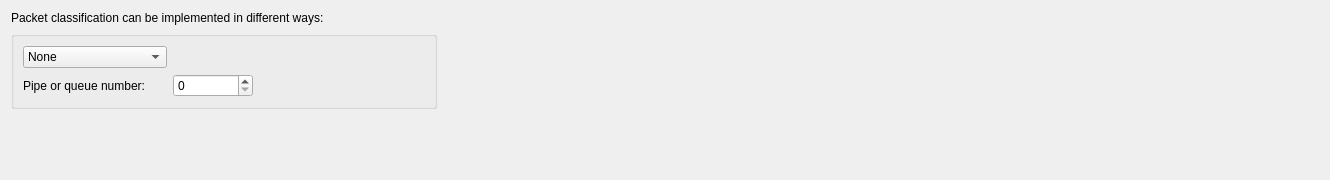
         <widget class="QWidget" name="tab_8">
          <attribute name="title">
           <string>Classify</string>
          </attribute>
          <layout class="QGridLayout" name="gridLayout_19">
           <item row="0" column="0">
            <widget class="QLabel" name="textLabel1_9">
             <property name="text">
              <string>Packet classification can be implemented in different ways:</string>
             </property>
             <property name="alignment">
              <set>Qt::AlignVCenter</set>
             </property>
             <property name="wordWrap">
              <bool>false</bool>
             </property>
            </widget>
           </item>
           <item row="1" column="0">
            <widget class="QGroupBox" name="buttonGroup1">
             <property name="title">
              <string/>
             </property>
             <property name="flat">
              <bool>true</bool>
             </property>
             <layout class="QGridLayout" name="gridLayout_17">
              <item row="0" column="0">
               <widget class="QComboBox" name="ipfw_classify_method">
                <item>
                 <property name="text">
                  <string>None</string>
                 </property>
                </item>
                <item>
                 <property name="text">
                  <string>dummynet(4) 'pipe'</string>
                 </property>
                </item>
                <item>
                 <property name="text">
                  <string>dummynet(4) 'queue'</string>
                 </property>
                </item>
               </widget>
              </item>
              <item row="1" column="0">
               <widget class="QLabel" name="textLabel2_10">
                <property name="text">
                 <string>Pipe or queue number:</string>
                </property>
                <property name="wordWrap">
                 <bool>false</bool>
                </property>
               </widget>
              </item>
              <item row="1" column="1">
               <widget class="QSpinBox" name="usePortNum">
                <property name="minimumSize">
                 <size>
                  <width>80</width>
                  <height>0</height>
                 </size>
                </property>
                <property name="maximum">
                 <number>999999</number>
                </property>
               </widget>
              </item>
              <item row="1" column="2">
               <spacer name="horizontalSpacer_15">
                <property name="orientation">
                 <enum>Qt::Horizontal</enum>
                </property>
                <property name="sizeHint" stdset="0">
                 <size>
                  <width>172</width>
                  <height>20</height>
                 </size>
                </property>
               </spacer>
              </item>
             </layout>
            </widget>
           </item>
           <item row="1" column="1">
            <spacer name="horizontalSpacer_11">
             <property name="orientation">
              <enum>Qt::Horizontal</enum>
             </property>
             <property name="sizeHint" stdset="0">
              <size>
               <width>882</width>
               <height>20</height>
              </size>
             </property>
            </spacer>
           </item>
           <item row="2" column="0">
            <spacer name="spacer_11">
             <property name="orientation">
              <enum>Qt::Vertical</enum>
             </property>
             <property name="sizeType">
              <enum>QSizePolicy::MinimumExpanding</enum>
             </property>
             <property name="sizeHint" stdset="0">
              <size>
               <width>20</width>
               <height>60</height>
              </size>
             </property>
            </spacer>
           </item>
          </layout>
         </widget>
